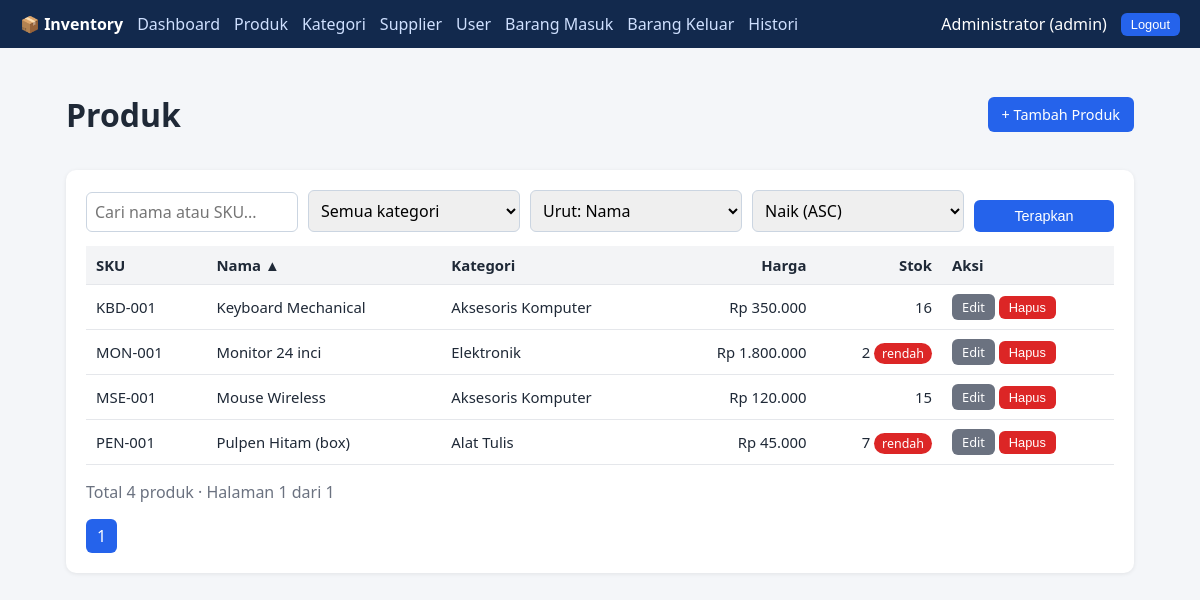
The page /products/index.php (signed in) on the database its author committed.
### tables this page shows
CREATE TABLE products (
    id            INT PRIMARY KEY AUTO_INCREMENT,
    category_id   INT NOT NULL,
    sku           VARCHAR(50)  NOT NULL UNIQUE,
    name          VARCHAR(150) NOT NULL,
    price         DECIMAL(12,2) NOT NULL,
    stock         INT NOT NULL DEFAULT 0,
    minimum_stock INT NOT NULL DEFAULT 5,
    created_at    TIMESTAMP NOT NULL DEFAULT CURRENT_TIMESTAMP,
    updated_at    TIMESTAMP NOT NULL DEFAULT CURRENT_TIMESTAMP ON UPDATE CURRENT_TIMESTAMP,
    CONSTRAINT chk_price_nonneg CHECK (price >= 0),
    CONSTRAINT chk_stock_nonneg CHECK (stock >= 0),
    CONSTRAINT chk_minstock_nonneg CHECK (minimum_stock >= 0),
    CONSTRAINT fk_products_category FOREIGN KEY (category_id)
        REFERENCES categories(id) ON UPDATE CASCADE ON DELETE RESTRICT,
    INDEX idx_products_name (name)
);

CREATE TABLE categories (
    id          INT PRIMARY KEY AUTO_INCREMENT,
    name        VARCHAR(100) NOT NULL UNIQUE,
    description VARCHAR(255) NULL
);

### helpers/escape.php (called while the page is built, shortened)
<?php
function e(mixed $value): string
{
    return htmlspecialchars((string) $value, ENT_QUOTES, 'UTF-8');
}
function url(string $path = ''): string
{
    return BASE_URL . $path;
}
function rupiah(float|int|string $n): string
{
    return 'Rp ' . number_format((float) $n, 0, ',', '.');
}
function build_query(array $override = []): string
{
    return http_build_query(array_filter(
        array_merge($_GET, $override),
        fn($v) => $v !== '' && $v !== null
    ));
}

### helpers/auth.php (called while the page is built, shortened)
<?php
function current_user(): ?array
{
    return $_SESSION['user'] ?? null;
}
function is_admin(): bool
{
    return (current_user()['role'] ?? '') === 'admin';
}

### helpers/validation.php (called while the page is built, shortened)
<?php
function input_str(array $src, string $key): string
{
    $v = $src[$key] ?? '';
    return is_string($v) ? trim($v) : '';
}
function input_int(array $src, string $key): ?int
{
    $v = $src[$key] ?? null;
    if (!is_string($v) && !is_int($v)) {
        return null;
    }
    $r = filter_var($v, FILTER_VALIDATE_INT);
    return $r === false ? null : (int) $r;
}

### public/products/index.php (the view, shortened to what this page needs)
<?php
$pdo = db();
$q          = input_str($_GET, 'q');
$sortable = ['name' => 'p.name', 'sku' => 'p.sku', 'price' => 'p.price', 'stock' => 'p.stock'];
$sortKey  = $_GET['sort'] ?? 'name';
$dir = (is_string($_GET['dir'] ?? null) && strtoupper($_GET['dir']) === 'DESC') ? 'DESC' : 'ASC';
$page    = max(1, (int) ($_GET['page'] ?? 1));
$perPage = 5;
$where = [];
$params = [];
$whereSql = $where ? 'WHERE ' . implode(' AND ', $where) : '';
$stmt = $pdo->prepare("SELECT COUNT(*) FROM products p $whereSql");
$stmt->execute($params);
$total      = (int) $stmt->fetchColumn();
$totalPages = max(1, (int) ceil($total / $perPage));
$page       = min($page, $totalPages);
$offset     = ($page - 1) * $perPage;
$sql = "SELECT p.id, p.sku, p.name, p.price, p.stock, p.minimum_stock, c.name AS category_name
        FROM products p JOIN categories c ON c.id = p.category_id
        $whereSql
        ORDER BY {$sortable[$sortKey]} $dir
        LIMIT :limit OFFSET :offset";
$stmt = $pdo->prepare($sql);
$stmt->bindValue(':limit', $perPage, PDO::PARAM_INT);
$stmt->bindValue(':offset', $offset, PDO::PARAM_INT);
$stmt->execute();
$products = $stmt->fetchAll();
function sort_link(string $key, string $label, string $currentKey, string $currentDir): string
{
    $newDir = ($currentKey === $key && $currentDir === 'ASC') ? 'DESC' : 'ASC';
    $arrow  = $currentKey === $key ? ($currentDir === 'ASC' ? ' ▲' : ' ▼') : '';
    return '<a href="?' . e(build_query(['sort' => $key, 'dir' => $newDir, 'page' => 1])) . '">' . e($label) . $arrow . '</a>';
}
require __DIR__ . '/../../views/header.php';
?>
<div class="top">
    <h1>Produk</h1>
    <?php if (is_admin()): ?><a class="btn" href="<?= e(url('/products/form.php')) ?>">+ Tambah Produk</a><?php endif; ?>
</div>
<div class="card">
<form method="get" class="filters">
    <input name="q" placeholder="Cari nama atau SKU..." value="<?= e($q) ?>">
    <select name="category">
        <option value="">Semua kategori</option>
    </select>
    <select name="sort">
        <?php foreach (['name' => 'Nama', 'sku' => 'SKU', 'price' => 'Harga', 'stock' => 'Stok'] as $k => $label): ?>
            <option value="<?= e($k) ?>" <?= $sortKey === $k ? 'selected' : '' ?>>Urut: <?= e($label) ?></option>
        <?php endforeach; ?>
    </select>
    <select name="dir">
        <option value="ASC"  <?= $dir === 'ASC'  ? 'selected' : '' ?>>Naik (ASC)</option>
    </select>
    <button class="btn">Terapkan</button>
</form>
<table>
    <tr>
        <th><?= sort_link('sku', 'SKU', $sortKey, $dir) ?></th>
        <th><?= sort_link('name', 'Nama', $sortKey, $dir) ?></th>
        <th>Kategori</th>
        <th class="right"><?= sort_link('price', 'Harga', $sortKey, $dir) ?></th>
        <th class="right"><?= sort_link('stock', 'Stok', $sortKey, $dir) ?></th>
        <?php if (is_admin()): ?><th>Aksi</th><?php endif; ?>
    </tr>
    <?php foreach ($products as $p): ?>
    <tr>
        <td><?= e($p['sku']) ?></td>
        <td><?= e($p['name']) ?></td>
        <td><?= e($p['category_name']) ?></td>
        <td class="right"><?= e(rupiah($p['price'])) ?></td>
        <td class="right">
            <?= e($p['stock']) ?>
            <?php if ((int) $p['stock'] <= (int) $p['minimum_stock']): ?><span class="badge low">rendah</span><?php endif; ?>
        </td>
        <?php if (is_admin()): ?>
        <td>
            <a class="btn btn-sm btn-gray" href="<?= e(url('/products/form.php?id=' . (int) $p['id'])) ?>">Edit</a>
            <form method="post" action="<?= e(url('/products/delete.php')) ?>" style="display:inline" onsubmit="return confirm('Hapus produk ini?')">
                <button class="btn btn-sm btn-danger">Hapus</button>
            </form>
        </td>
        <?php endif; ?>
    </tr>
    <?php endforeach; ?>
</table>
<p class="muted">Total <?= e($total) ?> produk &middot; Halaman <?= e($page) ?> dari <?= e($totalPages) ?></p>
<div class="pagination">
    <?php for ($i = 1; $i <= $totalPages; $i++): ?>
        <?php if ($i === $page): ?><span class="current"><?= $i ?></span>
        <?php else: ?><a href="?<?= e(build_query(['page' => $i])) ?>"><?= $i ?></a><?php endif; ?>
    <?php endfor; ?>
</div>
</div>
<?php require __DIR__ . '/../../views/footer.php'; ?>

### views/header.php (shortened to what this page needs)
<?php
$user = current_user();
?>
<!DOCTYPE html>
<html lang="id">
<head>
    <link rel="stylesheet" href="<?= e(url('/assets/style.css')) ?>">
</head>
<body>
<?php if ($user): ?>
<nav class="nav">
    <strong>📦 Inventory</strong>
    <a href="<?= e(url('/dashboard.php')) ?>">Dashboard</a>
    <a href="<?= e(url('/products/index.php')) ?>">Produk</a>
    <?php if ($user['role'] === 'admin'): ?>
        <a href="<?= e(url('/categories/index.php')) ?>">Kategori</a>
        <a href="<?= e(url('/suppliers/index.php')) ?>">Supplier</a>
        <a href="<?= e(url('/users/index.php')) ?>">User</a>
    <?php endif; ?>
    <a href="<?= e(url('/stock/in.php')) ?>">Barang Masuk</a>
    <a href="<?= e(url('/stock/out.php')) ?>">Barang Keluar</a>
    <a href="<?= e(url('/stock/history.php')) ?>">Histori</a>
    <span><?= e($user['full_name']) ?> (<?= e($user['role']) ?>)</span>
    <form method="post" action="<?= e(url('/logout.php')) ?>" style="display:inline">
        <button class="btn btn-sm">Logout</button>
    </form>
</nav>
<?php endif; ?>
<main class="container">

### views/footer.php
</main>
</body>
</html>

### public/assets/style.css (style rules this page uses)
* { box-sizing:border-box }
body { font-family:system-ui,Segoe UI,Arial,sans-serif;margin:0;background:#f4f6f9;color:#1f2937 }
.nav { display:flex;gap:14px;align-items:center;background:#12294d;color:#fff;padding:12px 20px;flex-wrap:wrap }
.nav a { color:#cfe0ff;text-decoration:none }
.container { max-width:1100px;margin:24px auto;padding:0 16px }
.card { background:#fff;border-radius:10px;padding:20px;box-shadow:0 1px 4px rgba(0,0,0,.08);margin-bottom:20px }
table { width:100%;border-collapse:collapse }
th,td { padding:9px 10px;border-bottom:1px solid #e5e7eb;text-align:left;font-size:.93rem }
th { background:#f3f4f6 }
th a { color:inherit;text-decoration:none }
.btn { display:inline-block;padding:8px 14px;border:0;border-radius:6px;background:#2563eb;color:#fff;cursor:pointer;text-decoration:none;font-size:.9rem }
.btn-sm { padding:4px 10px;font-size:.8rem }
.btn-danger { background:#dc2626 }
.btn-gray { background:#6b7280 }
input,select,textarea { width:100%;padding:8px;border:1px solid #cbd5e1;border-radius:6px;font:inherit }
.filters { display:flex;gap:10px;flex-wrap:wrap;margin-bottom:14px;align-items:end }
.filters>* { flex:1;min-width:140px }
.filters .btn { flex:0 }
.badge { padding:2px 8px;border-radius:99px;font-size:.78rem;color:#fff }
.low { background:#dc2626 }
.pagination { display:flex;gap:6px;margin-top:14px;flex-wrap:wrap }
.pagination a,.pagination span { padding:6px 11px;border-radius:6px;background:#e5e7eb;color:#111;text-decoration:none }
.pagination .current { background:#2563eb;color:#fff }
.right { text-align:right }
.muted { color:#6b7280 }
.top { display:flex;justify-content:space-between;align-items:center;margin-bottom:12px }

### rows shown on the page
products: sku "KBD-001", name "Keyboard Mechanical", category.name "Aksesoris Komputer", price "Rp 350.000", stock "16"
products: sku "MON-001", name "Monitor 24 inci", category.name "Elektronik", price "Rp 1.800.000", stock "2", minimum_stock "rendah"
products: sku "MSE-001", name "Mouse Wireless", category.name "Aksesoris Komputer", price "Rp 120.000", stock "15"
products: sku "PEN-001", name "Pulpen Hitam (box)", category.name "Alat Tulis", price "Rp 45.000", stock "7", minimum_stock "rendah"

### other values the page prints
$user['full_name'] "Administrator"
$user['role'] "admin"
$label "SKU Nama Harga Stok"
$arrow "▲"
$total "4"
$page "1"
$totalPages "1"
